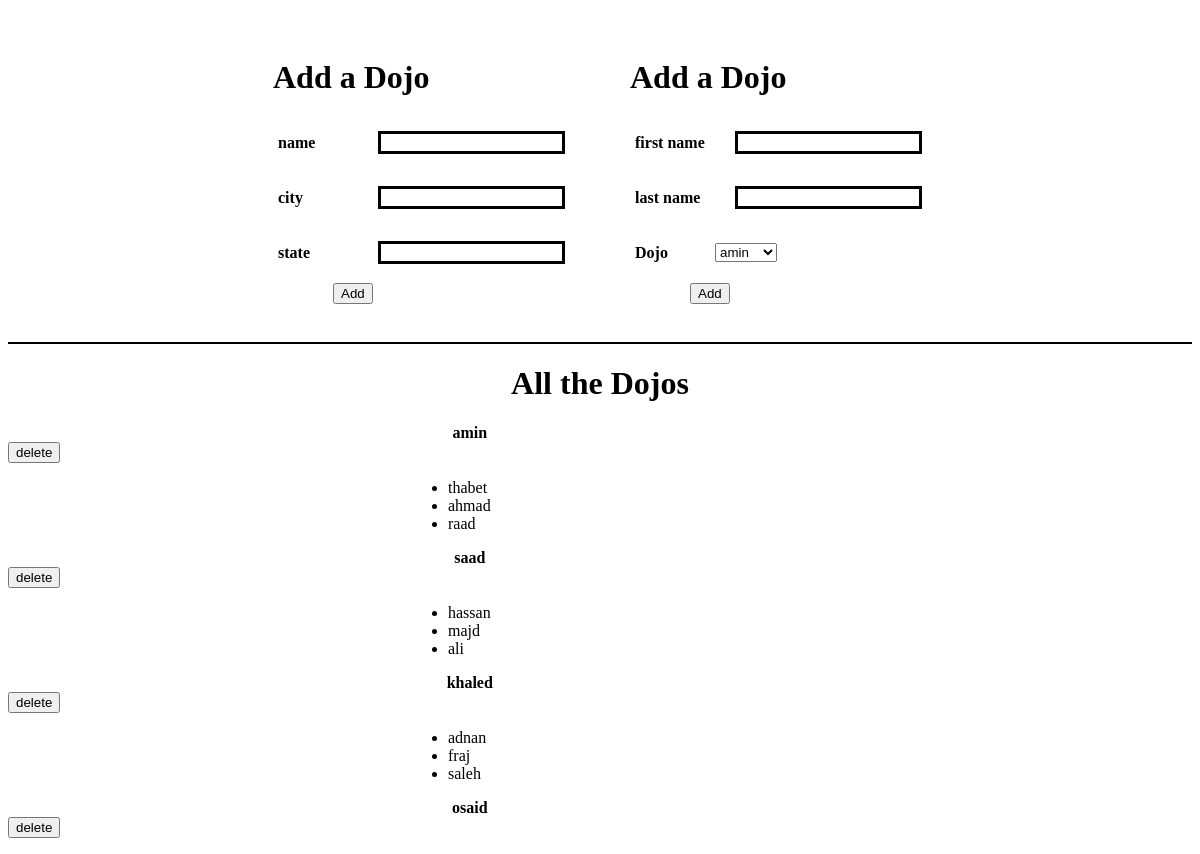
Before: / with the older database file.
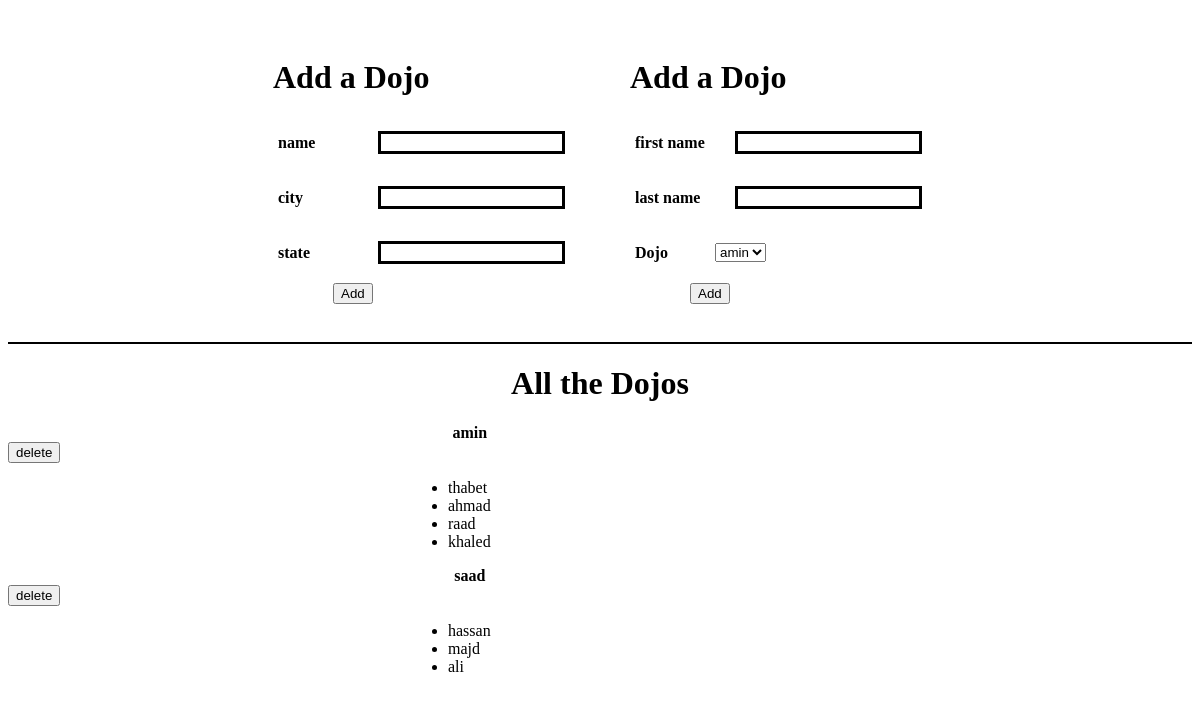
After: the same page with the newer database file.
### app/models.py (models this page shows)
class Dojo(models.Model):
    name=models.CharField(max_length=255)
    city=models.CharField(max_length=255)
    state=models.CharField(max_length=2)
    desc=models.TextField(default="old dojo")

class Ninja(models.Model):
    dojo_id= models.ForeignKey(Dojo, related_name="ninjas", on_delete = models.CASCADE)
    first_name=models.CharField(max_length=255)
    last_name=models.CharField(max_length=255)

### app/views.py (the view)
# urls.py: path('', views.index),
def index(request):
    context={
    'dojo': Dojo.objects.all()
    }
    return render(request,"index.html",context)

### app/templates/index.html (shortened to what this page needs)
<!DOCTYPE html>
<html lang="en">
<head>
</head>
<body>
    <main>
        <div class='left'>
            <h1>Add a Dojo</h1>
            <form action="addDo" method="post">
                <div>
                <p for="name">name</p>
                <input type="text" name="name">
            </div>
            <div>
                <p for="city">city</p>
                <input type="text" name="city">
            </div>
            <div>
                <p for="name">state</p>
                <input type="text" name="state">
            </div>
            <button type="submit" style="margin-left:60px;">Add</button>
            </form>
        </div>
        <div class="right">
            <h1>Add a Dojo</h1>
            <form action="addni" method="post">
                <div>
                <p >first name</p>
                <input type="text" name="first_name">
            </div>
            <div>
                <p for="city">last name</p>
                <input type="text" name="last_name">
            </div>
            <div>
                <p >Dojo</p>
                <select name="Dojo" placeholder="select a dojo">
                    {%for doj in dojo%}
                    <option value="{{doj.id}}">{{doj.name}} </option>
                    {%endfor%}
                </select>
            </div>
            <button type="submit" style="margin-left:60px;">Add</button>
            </form>
        </div>
    </main>
    <hr style="border: 1px solid black;">
    <footer>
        <h1 style="text-align: center">All the Dojos</h1>
        {%for doj in dojo%}
        <div>
        <p>{{doj.name}} <form action="delete" method="post">{%csrf_token%}<button type="input" name="delete1" value="{{doj.id}}">delete</button></form> </p>
        <ul>
        {%for nin in doj.ninjas.all%}
        <li>{{nin.first_name}}</li>
        {%endfor%}
        </ul>
    </div>
        {%endfor%}
    </footer>
</body>
</html>

### app/templates/index.html (style rules this page uses)
main { display: flex; justify-content: center; align-items: center; }
main>div { margin: 30px; }
div div { margin:5px; display: flex; align-items:center; }
input { margin-left: 20px; border: 3px solid black; box-shadow: 1px solid black; }
p { width:80px; font-weight: bold; }
footer p { width: 70%; margin: 0 4%; text-align:center ; }
ul { width: 10%; margin-left: 400px; }

Changed rows visible on the page:
removed Dojo: name "khaled", {{ doj.id }} 6 (drawn)
removed Ninja: first_name "adnan", shown under "khaled"
removed Ninja: first_name "fraj", shown under "khaled"
removed Ninja: first_name "saleh", shown under "khaled"
removed Dojo: name "osaid", {{ doj.id }} 7 (drawn)
added Ninja: first_name "khaled", shown under Dojo "amin"
